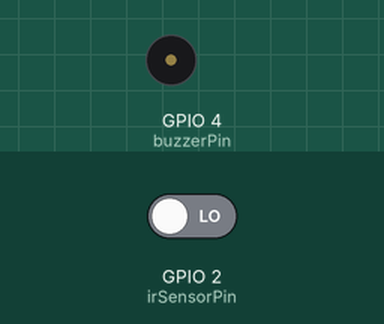
A sketch run on a simulated ESP8266 (NodeMCU). Shown: buzzer (waves = sounding, pin HIGH). The test bench sets the inputs (shaded band); at power-on: GPIO 2 (irSensorPin) LOW. WiFi joins after 1.5 s; servers stay silent unless stated; uploads are accepted with an empty reply; what the sketch prints to the serial monitor is not drawn.

Above: at 2.7 s.
2.8 s: GPIO 2 (irSensorPin) driven HIGH
At 17.2 s:
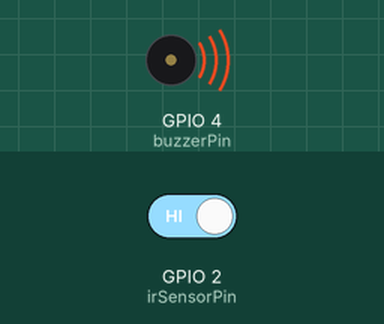
Timing chart, 0 to 18.7 s (numbered marks = the images above; inputs shaded):
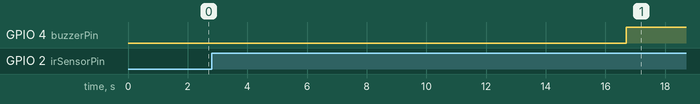

The sketch:

IoT-Door-Security-System.ino
```cpp
#include <ESP8266WiFi.h>      // Include ESP8266 Wi-Fi library
#include <ESP8266HTTPClient.h> // Include HTTP client library for sending HTTP requests

// Wi-Fi credentials (replace with your Wi-Fi network details)
const char* ssid = "SSID";           // Wi-Fi SSID (name)
const char* password = "PASSWORD";   // Wi-Fi password

// ThingSpeak API details
const char* server = "SERVER";       // ThingSpeak server URL (e.g., "api.thingspeak.com")
const String apiKey = "API KEY";     // ThingSpeak API key for your channel

// Pin configuration
const int irSensorPin = 2; // IR sensor connected to GPIO2 (D4 on ESP8266)
const int buzzerPin = 4;   // Buzzer connected to GPIO4 (D2 on ESP8266)

// Create a WiFiClient instance for HTTP requests
WiFiClient client;

void setup() {
  Serial.begin(115200);           // Initialize serial communication for debugging
  pinMode(irSensorPin, INPUT);    // Configure the IR sensor pin as input
  pinMode(buzzerPin, OUTPUT);     // Configure the buzzer pin as output

  // Connect to the Wi-Fi network
  WiFi.begin(ssid, password);

  Serial.println("Connecting to Wi-Fi...");
  while (WiFi.status() != WL_CONNECTED) { // Wait until the ESP8266 connects to Wi-Fi
    delay(500);
    Serial.print("."); // Print dots to indicate connection progress
  }
  Serial.println("\nConnected to Wi-Fi");
}

void loop() {
  // Read IR sensor value (HIGH if an object is detected, LOW otherwise)
  int irValue = digitalRead(irSensorPin);
  Serial.print("IR Sensor Value: "); // Log the sensor value
  Serial.println(irValue);

  // Turn the buzzer ON if the IR sensor detects something (HIGH)
  if (irValue == HIGH) {
    digitalWrite(buzzerPin, HIGH);  // Activate the buzzer
  } else {
    digitalWrite(buzzerPin, LOW);   // Deactivate the buzzer
  }

  // Send data to ThingSpeak if Wi-Fi is connected
  if (WiFi.status() == WL_CONNECTED) {
    HTTPClient http; // Create an HTTPClient object for sending HTTP requests

    // Construct the HTTP GET URL with the API key and sensor value
    String url = String(server) + "/update?api_key=" + apiKey + "&field1=" + String(irValue);
    http.begin(client, url); // Initialize the HTTP request with the URL

    int httpCode = http.GET(); // Send the HTTP GET request and get the response code

    if (httpCode > 0) { // If the request was successful
      Serial.println("Data sent to ThingSpeak"); // Log successful data transmission
      Serial.println("Response Code: " + String(httpCode)); // Log HTTP response code
    } else { // If the request failed
      Serial.println("HTTP GET failed, error: " + http.errorToString(httpCode)); // Log the error
    }
    http.end(); // Close the HTTP connection
  } else {
    // If Wi-Fi is disconnected, attempt to reconnect
    Serial.println("Wi-Fi disconnected. Reconnecting...");
    WiFi.begin(ssid, password);
  }

  delay(15000); // Delay for 15 seconds to comply with ThingSpeak's rate limit
}
```

Measured:
- after the input at 2.8 s, GPIO 4 (buzzerPin): LOW → HIGH after 13.9 s
